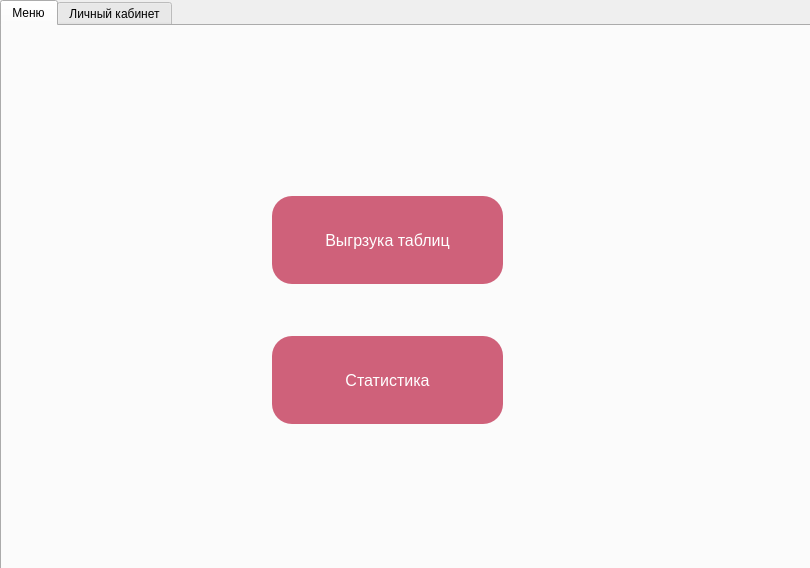
<?xml version="1.0" encoding="UTF-8"?>
<ui version="4.0">
 <class>Form</class>
 <widget class="QWidget" name="Form">
  <property name="geometry">
   <rect>
    <x>0</x>
    <y>0</y>
    <width>810</width>
    <height>568</height>
   </rect>
  </property>
  <property name="windowTitle">
   <string>Form</string>
  </property>
  <widget class="QTabWidget" name="tabWidget">
   <property name="geometry">
    <rect>
     <x>0</x>
     <y>0</y>
     <width>811</width>
     <height>591</height>
    </rect>
   </property>
   <property name="currentIndex">
    <number>0</number>
   </property>
   <widget class="QWidget" name="tab">
    <attribute name="title">
     <string>Меню</string>
    </attribute>
    <widget class="QPushButton" name="pushButton_team_stats">
     <property name="geometry">
      <rect>
       <x>270</x>
       <y>170</y>
       <width>231</width>
       <height>88</height>
      </rect>
     </property>
     <property name="styleSheet">
      <string notr="true">QPushButton {
    background-color: #cf617a; /* Розовый цвет фона */
    color: white; /* Белый цвет текста */
    border: none; /* Убрать рамку */
    border-radius: 20px; /* Закругление углов для овала */
     padding: 10px 20px; /* Внутренние отступы */
    font-size: 16px; /* Размер шрифта */
    /* Задаем овальную форму */
}

QPushButton:hover {
    background-color: #c36077; /* Цвет фона при наведении */
}

QPushButton:pressed {
    background-color: #703845; /* Цвет фона при нажатии */
}</string>
     </property>
     <property name="text">
      <string>Выгрзука таблиц</string>
     </property>
    </widget>
    <widget class="QPushButton" name="pushButton_stats">
     <property name="geometry">
      <rect>
       <x>270</x>
       <y>310</y>
       <width>231</width>
       <height>88</height>
      </rect>
     </property>
     <property name="styleSheet">
      <string notr="true">QPushButton {
    background-color: #cf617a; /* Розовый цвет фона */
    color: white; /* Белый цвет текста */
    border: none; /* Убрать рамку */
    border-radius: 20px; /* Закругление углов для овала */
     padding: 10px 20px; /* Внутренние отступы */
    font-size: 16px; /* Размер шрифта */
    /* Задаем овальную форму */
}

QPushButton:hover {
    background-color: #c36077; /* Цвет фона при наведении */
}

QPushButton:pressed {
    background-color: #703845; /* Цвет фона при нажатии */
}</string>
     </property>
     <property name="text">
      <string>Статистика</string>
     </property>
    </widget>
    <widget class="QLabel" name="label">
     <property name="geometry">
      <rect>
       <x>0</x>
       <y>-20</y>
       <width>811</width>
       <height>561</height>
      </rect>
     </property>
     <property name="styleSheet">
      <string notr="true"/>
     </property>
     <property name="text">
      <string/>
     </property>
     <property name="pixmap">
      <pixmap>../../Downloads/обои.jpg</pixmap>
     </property>
     <property name="scaledContents">
      <bool>true</bool>
     </property>
    </widget>
    <widget class="QLabel" name="label_9">
     <property name="geometry">
      <rect>
       <x>10</x>
       <y>10</y>
       <width>171</width>
       <height>81</height>
      </rect>
     </property>
     <property name="text">
      <string/>
     </property>
     <property name="pixmap">
      <pixmap>../../Downloads/Telegram Desktop/yfv yv.png</pixmap>
     </property>
     <property name="scaledContents">
      <bool>true</bool>
     </property>
    </widget>
    <zorder>label</zorder>
    <zorder>pushButton_team_stats</zorder>
    <zorder>pushButton_stats</zorder>
    <zorder>label_9</zorder>
   </widget>
   <widget class="QWidget" name="">
    <attribute name="title">
     <string>Личный кабинет</string>
    </attribute>
    <widget class="QLabel" name="label_user_info">
     <property name="geometry">
      <rect>
       <x>70</x>
       <y>100</y>
       <width>551</width>
       <height>201</height>
      </rect>
     </property>
     <property name="font">
      <font>
       <family>Segoe UI Light</family>
       <pointsize>15</pointsize>
      </font>
     </property>
     <property name="text">
      <string>TextLabel</string>
     </property>
    </widget>
    <widget class="QLabel" name="label_2">
     <property name="geometry">
      <rect>
       <x>-20</x>
       <y>-20</y>
       <width>831</width>
       <height>561</height>
      </rect>
     </property>
     <property name="text">
      <string/>
     </property>
     <property name="pixmap">
      <pixmap>../../Downloads/обои.jpg</pixmap>
     </property>
     <property name="scaledContents">
      <bool>true</bool>
     </property>
    </widget>
    <widget class="QLabel" name="label_3">
     <property name="geometry">
      <rect>
       <x>680</x>
       <y>10</y>
       <width>141</width>
       <height>131</height>
      </rect>
     </property>
     <property name="text">
      <string/>
     </property>
     <property name="pixmap">
      <pixmap>../../Downloads/1734596351450.png</pixmap>
     </property>
     <property name="scaledContents">
      <bool>true</bool>
     </property>
    </widget>
    <widget class="QLabel" name="label_4">
     <property name="geometry">
      <rect>
       <x>-10</x>
       <y>290</y>
       <width>141</width>
       <height>231</height>
      </rect>
     </property>
     <property name="text">
      <string/>
     </property>
     <property name="pixmap">
      <pixmap>../../Downloads/крем.png</pixmap>
     </property>
     <property name="scaledContents">
      <bool>true</bool>
     </property>
    </widget>
    <widget class="QLabel" name="label_5">
     <property name="geometry">
      <rect>
       <x>310</x>
       <y>20</y>
       <width>191</width>
       <height>51</height>
      </rect>
     </property>
     <property name="font">
      <font>
       <family>Segoe UI Light</family>
       <pointsize>15</pointsize>
      </font>
     </property>
     <property name="text">
      <string>Личный кабинет</string>
     </property>
    </widget>
    <widget class="QLabel" name="label_6">
     <property name="geometry">
      <rect>
       <x>580</x>
       <y>440</y>
       <width>131</width>
       <height>81</height>
      </rect>
     </property>
     <property name="text">
      <string/>
     </property>
     <property name="pixmap">
      <pixmap>../../Downloads/пуш.png</pixmap>
     </property>
     <property name="scaledContents">
      <bool>true</bool>
     </property>
    </widget>
    <widget class="QLabel" name="label_7">
     <property name="geometry">
      <rect>
       <x>590</x>
       <y>240</y>
       <width>141</width>
       <height>131</height>
      </rect>
     </property>
     <property name="text">
      <string/>
     </property>
     <property name="pixmap">
      <pixmap>../../Downloads/помада.png</pixmap>
     </property>
     <property name="scaledContents">
      <bool>true</bool>
     </property>
    </widget>
    <widget class="QLabel" name="label_8">
     <property name="geometry">
      <rect>
       <x>270</x>
       <y>340</y>
       <width>161</width>
       <height>151</height>
      </rect>
     </property>
     <property name="text">
      <string/>
     </property>
     <property name="pixmap">
      <pixmap>../../Downloads/палетка.png</pixmap>
     </property>
     <property name="scaledContents">
      <bool>true</bool>
     </property>
    </widget>
    <zorder>label_2</zorder>
    <zorder>label_user_info</zorder>
    <zorder>label_3</zorder>
    <zorder>label_4</zorder>
    <zorder>label_5</zorder>
    <zorder>label_6</zorder>
    <zorder>label_7</zorder>
    <zorder>label_8</zorder>
   </widget>
  </widget>
 </widget>
 <resources/>
 <connections/>
</ui>
